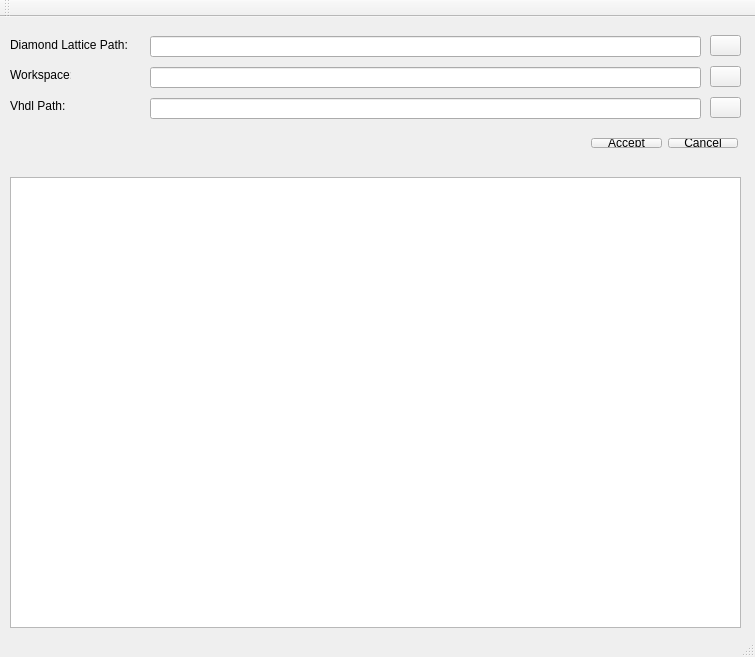
<?xml version="1.0" encoding="UTF-8"?>
<ui version="4.0">
 <class>MainWindow</class>
 <widget class="QMainWindow" name="MainWindow">
  <property name="geometry">
   <rect>
    <x>0</x>
    <y>0</y>
    <width>755</width>
    <height>657</height>
   </rect>
  </property>
  <property name="windowTitle">
   <string>MainWindow</string>
  </property>
  <widget class="QWidget" name="centralWidget">
   <widget class="QWidget" name="horizontalLayoutWidget">
    <property name="geometry">
     <rect>
      <x>580</x>
      <y>110</y>
      <width>169</width>
      <height>32</height>
     </rect>
    </property>
    <layout class="QHBoxLayout" name="horizontalLayout">
     <item>
      <widget class="QPushButton" name="pushButton_accept">
       <property name="text">
        <string>Accept</string>
       </property>
      </widget>
     </item>
     <item>
      <widget class="QPushButton" name="pushButton_cancel">
       <property name="text">
        <string>Cancel</string>
       </property>
      </widget>
     </item>
    </layout>
   </widget>
   <widget class="QPushButton" name="pushButton_lattice">
    <property name="geometry">
     <rect>
      <x>710</x>
      <y>18</y>
      <width>31</width>
      <height>21</height>
     </rect>
    </property>
    <property name="text">
     <string/>
    </property>
   </widget>
   <widget class="QPushButton" name="pushButton_workspace">
    <property name="geometry">
     <rect>
      <x>710</x>
      <y>49</y>
      <width>31</width>
      <height>21</height>
     </rect>
    </property>
    <property name="text">
     <string/>
    </property>
   </widget>
   <widget class="QLineEdit" name="lineEdit_workspace">
    <property name="geometry">
     <rect>
      <x>150</x>
      <y>50</y>
      <width>551</width>
      <height>21</height>
     </rect>
    </property>
    <property name="alignment">
     <set>Qt::AlignRight|Qt::AlignTrailing|Qt::AlignVCenter</set>
    </property>
   </widget>
   <widget class="QLabel" name="label_2">
    <property name="geometry">
     <rect>
      <x>10</x>
      <y>20</y>
      <width>137</width>
      <height>16</height>
     </rect>
    </property>
    <property name="text">
     <string>Diamond Lattice Path:</string>
    </property>
   </widget>
   <widget class="QLineEdit" name="lineEdit_lattice">
    <property name="geometry">
     <rect>
      <x>150</x>
      <y>19</y>
      <width>551</width>
      <height>21</height>
     </rect>
    </property>
    <property name="alignment">
     <set>Qt::AlignRight|Qt::AlignTrailing|Qt::AlignVCenter</set>
    </property>
   </widget>
   <widget class="QLabel" name="label">
    <property name="geometry">
     <rect>
      <x>10</x>
      <y>50</y>
      <width>61</width>
      <height>16</height>
     </rect>
    </property>
    <property name="text">
     <string>Workspace:</string>
    </property>
   </widget>
   <widget class="QTextBrowser" name="textBrowser">
    <property name="geometry">
     <rect>
      <x>10</x>
      <y>160</y>
      <width>731</width>
      <height>451</height>
     </rect>
    </property>
   </widget>
   <widget class="QLabel" name="label_3">
    <property name="geometry">
     <rect>
      <x>10</x>
      <y>81</y>
      <width>61</width>
      <height>16</height>
     </rect>
    </property>
    <property name="text">
     <string>Vhdl Path:</string>
    </property>
   </widget>
   <widget class="QLineEdit" name="lineEdit_vhdl">
    <property name="geometry">
     <rect>
      <x>150</x>
      <y>81</y>
      <width>551</width>
      <height>21</height>
     </rect>
    </property>
    <property name="alignment">
     <set>Qt::AlignRight|Qt::AlignTrailing|Qt::AlignVCenter</set>
    </property>
   </widget>
   <widget class="QPushButton" name="pushButton_vhdl">
    <property name="geometry">
     <rect>
      <x>710</x>
      <y>80</y>
      <width>31</width>
      <height>21</height>
     </rect>
    </property>
    <property name="text">
     <string/>
    </property>
   </widget>
   <zorder>lineEdit_workspace</zorder>
   <zorder>label_2</zorder>
   <zorder>lineEdit_lattice</zorder>
   <zorder>label</zorder>
   <zorder>horizontalLayoutWidget</zorder>
   <zorder>pushButton_lattice</zorder>
   <zorder>pushButton_workspace</zorder>
   <zorder>textBrowser</zorder>
   <zorder>label_3</zorder>
   <zorder>lineEdit_vhdl</zorder>
   <zorder>pushButton_vhdl</zorder>
  </widget>
  <widget class="QMenuBar" name="menuBar">
   <property name="geometry">
    <rect>
     <x>0</x>
     <y>0</y>
     <width>755</width>
     <height>22</height>
    </rect>
   </property>
  </widget>
  <widget class="QToolBar" name="mainToolBar">
   <attribute name="toolBarArea">
    <enum>TopToolBarArea</enum>
   </attribute>
   <attribute name="toolBarBreak">
    <bool>false</bool>
   </attribute>
  </widget>
  <widget class="QStatusBar" name="statusBar"/>
 </widget>
 <layoutdefault spacing="6" margin="11"/>
 <tabstops>
  <tabstop>lineEdit_lattice</tabstop>
  <tabstop>pushButton_lattice</tabstop>
  <tabstop>lineEdit_workspace</tabstop>
  <tabstop>pushButton_workspace</tabstop>
  <tabstop>pushButton_accept</tabstop>
  <tabstop>pushButton_cancel</tabstop>
 </tabstops>
 <resources/>
 <connections/>
</ui>
